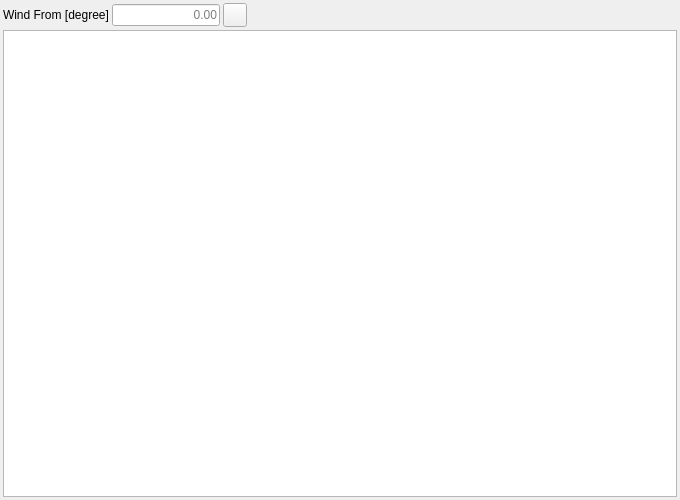
<?xml version="1.0" encoding="UTF-8"?>
<ui version="4.0">
 <class>SAIL_TrackDistanceReportWidget</class>
 <widget class="QWidget" name="SAIL_TrackDistanceReportWidget">
  <property name="geometry">
   <rect>
    <x>0</x>
    <y>0</y>
    <width>680</width>
    <height>500</height>
   </rect>
  </property>
  <property name="windowTitle">
   <string>Dialog</string>
  </property>
  <layout class="QGridLayout" name="gridLayout_2">
   <property name="leftMargin">
    <number>3</number>
   </property>
   <property name="topMargin">
    <number>3</number>
   </property>
   <property name="rightMargin">
    <number>3</number>
   </property>
   <property name="bottomMargin">
    <number>3</number>
   </property>
   <property name="spacing">
    <number>3</number>
   </property>
   <item row="0" column="0">
    <layout class="QHBoxLayout" name="horizontalLayout_2">
     <item>
      <widget class="QLabel" name="lblWindFrom">
       <property name="text">
        <string>Wind From [degree]</string>
       </property>
      </widget>
     </item>
     <item>
      <widget class="QLineEdit" name="leWindFrom">
       <property name="sizePolicy">
        <sizepolicy hsizetype="Preferred" vsizetype="Fixed">
         <horstretch>0</horstretch>
         <verstretch>0</verstretch>
        </sizepolicy>
       </property>
       <property name="alignment">
        <set>Qt::AlignRight|Qt::AlignTrailing|Qt::AlignVCenter</set>
       </property>
       <property name="placeholderText">
        <string>0.00</string>
       </property>
      </widget>
     </item>
     <item>
      <widget class="QToolButton" name="pbRefresh">
       <property name="minimumSize">
        <size>
         <width>24</width>
         <height>24</height>
        </size>
       </property>
       <property name="maximumSize">
        <size>
         <width>24</width>
         <height>24</height>
        </size>
       </property>
       <property name="toolTip">
        <string>Refresh report</string>
       </property>
       <property name="text">
        <string/>
       </property>
       <property name="icon">
        <iconset resource="../../../db/src/gui/db.qrc">
         <normaloff>:/images/icons/arrow_refresh.png</normaloff>:/images/icons/arrow_refresh.png</iconset>
       </property>
      </widget>
     </item>
     <item>
      <spacer name="horizontalSpacer_2">
       <property name="orientation">
        <enum>Qt::Horizontal</enum>
       </property>
       <property name="sizeHint" stdset="0">
        <size>
         <width>40</width>
         <height>20</height>
        </size>
       </property>
      </spacer>
     </item>
    </layout>
   </item>
   <item row="1" column="0">
    <widget class="QTextEdit" name="teReport"/>
   </item>
  </layout>
 </widget>
 <resources>
  <include location="../../../db/src/gui/db.qrc"/>
 </resources>
 <connections/>
</ui>
